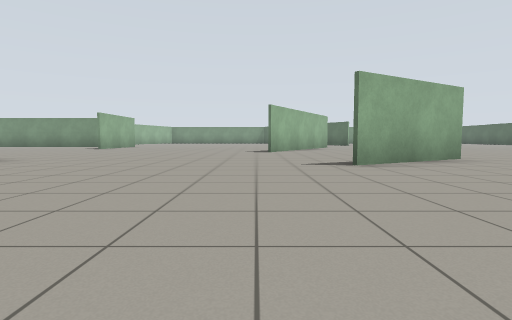
View 1 (above)

23 first-person views from a walk through a robot-simulator world made for Gazebo. The camera is 0.72 m above the floor, tilts 4° down and sees 80° across. The floor is counted in squares, 2 m on a side. Each view is taken from the middle of a square. On the plan, view 1 faces up. The plan holds only what a view shows up to about 9 squares ahead; the rest is blank.

View 2
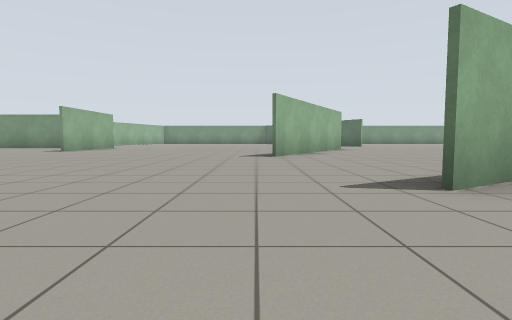

View 3
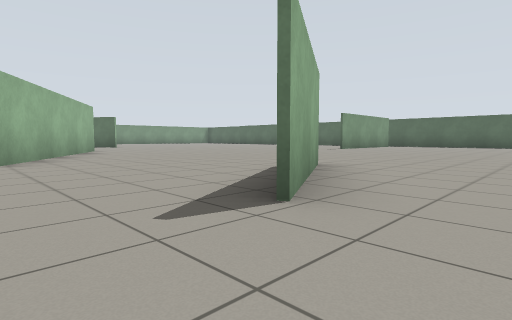

View 4
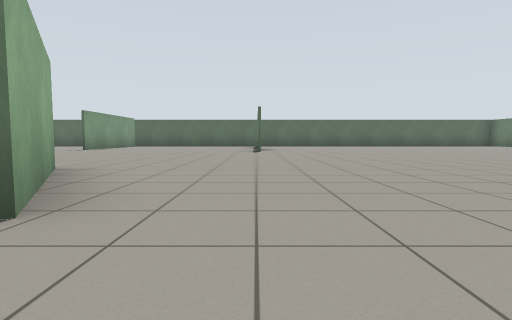

View 5
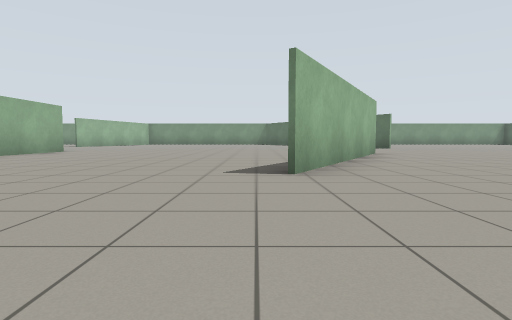

View 6
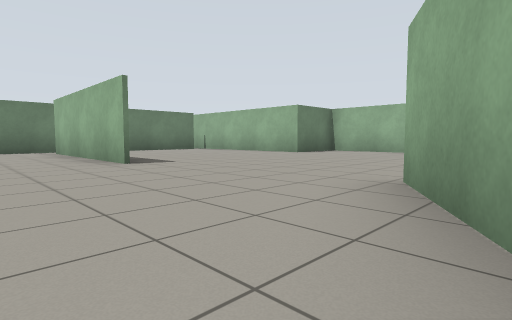

View 7
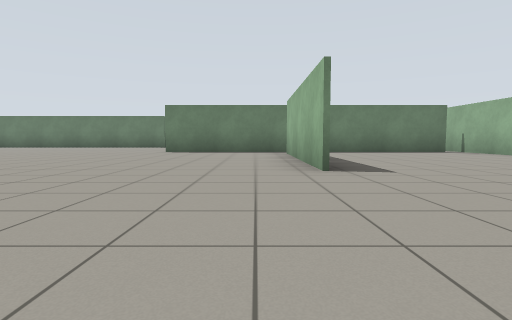

View 8
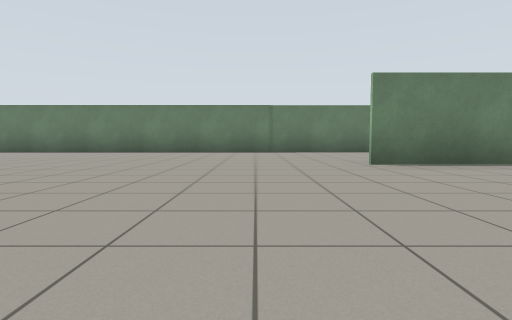

View 9
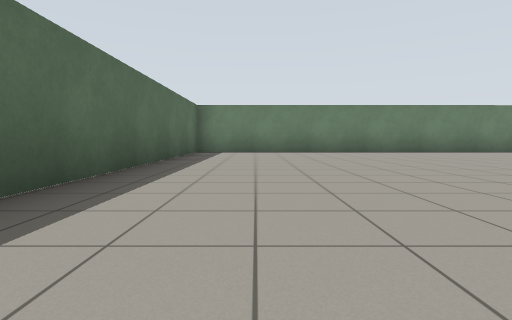

View 10
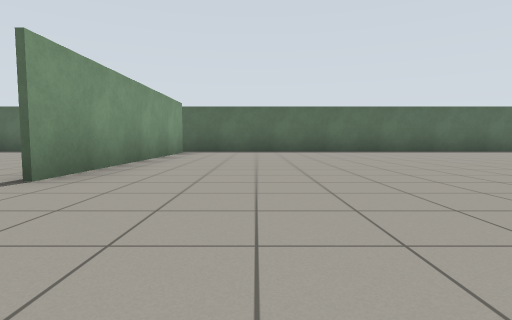

View 11
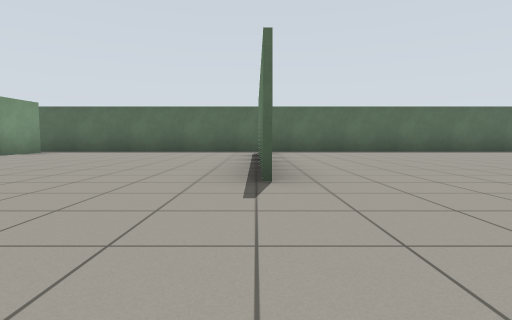

View 12
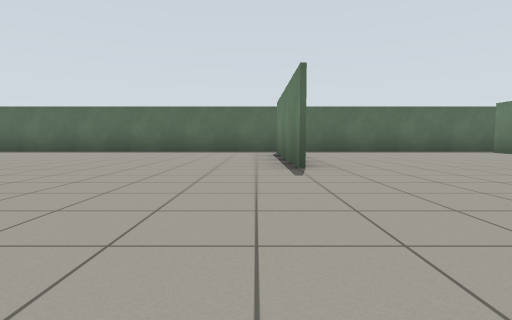

View 13
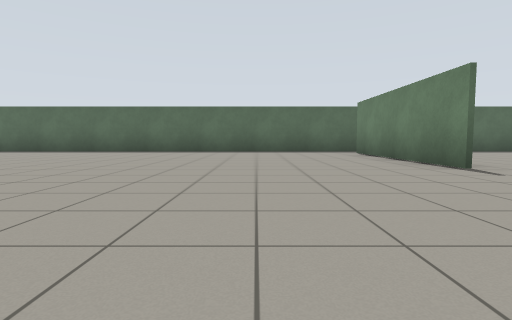

View 14
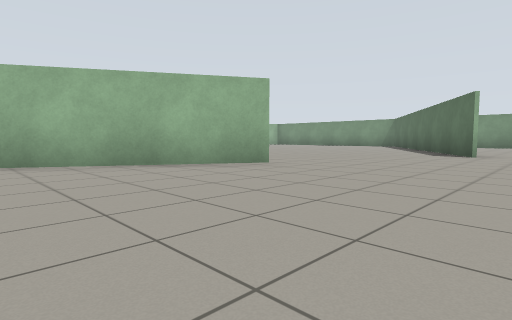

View 15
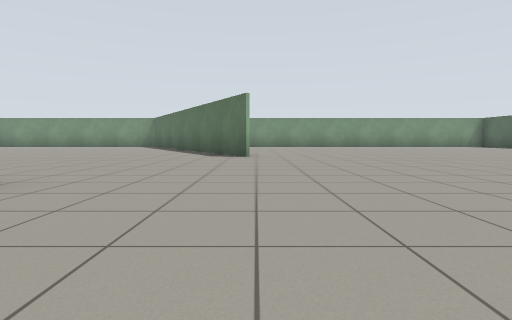

View 16
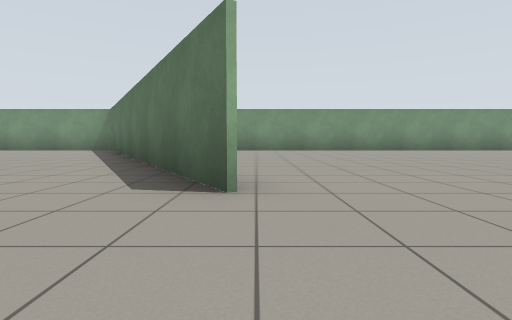

View 17
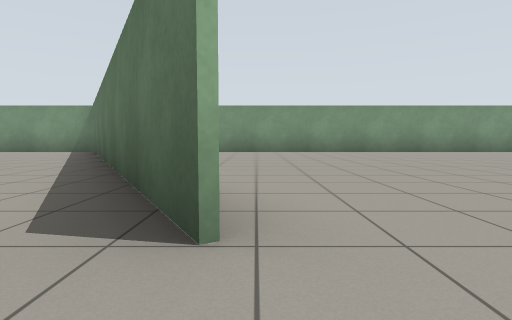

View 18
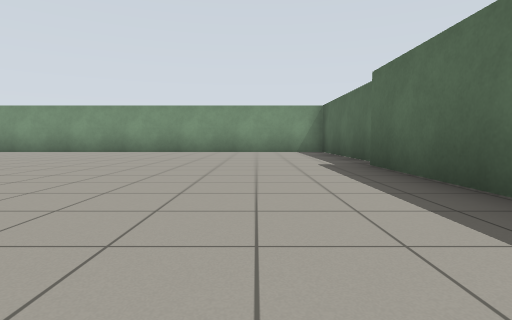

View 19
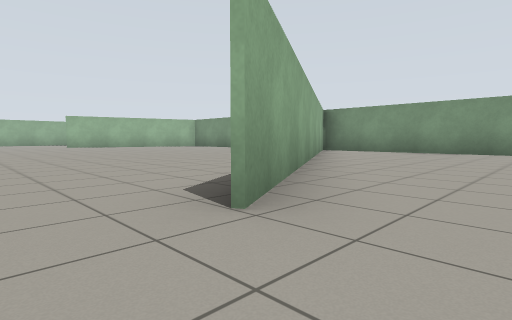

View 20
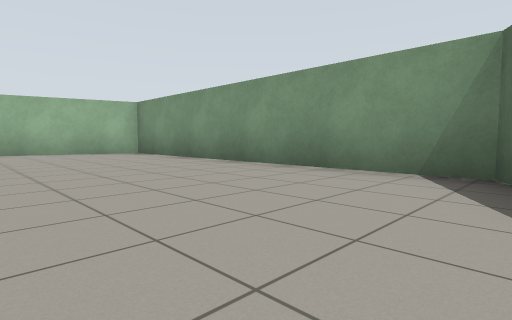

View 21
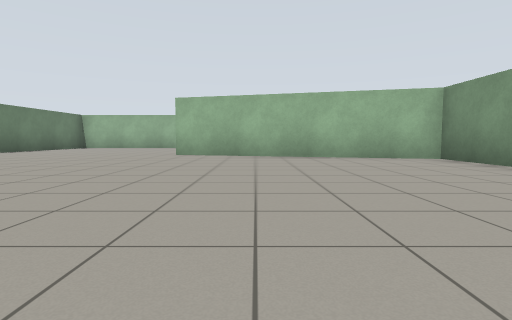

View 22
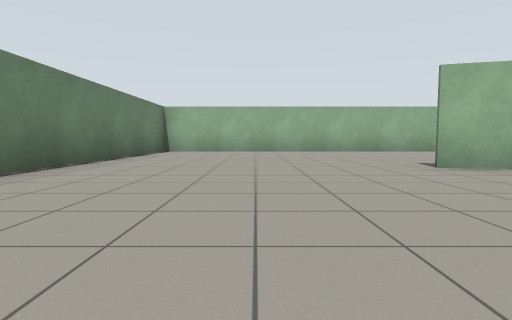

View 23
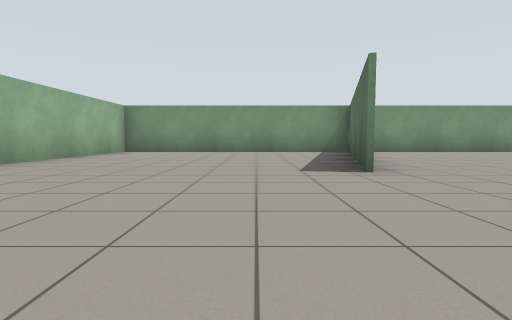

### Floor plan
Points are (right, up) in squares from view 1. A wall is a line through its corners. A room is listed if a view was taken in it or the views show most of it. See-through windows are left out.
Room 1 (views 1, 2, 3, 4, 5, 6, 7, 8, 9, 10, 11, 12, 13, 14, 15, 16, 17, 18, 19, 20, 21, 22, 23)
walls: (2.9, 12.4) (0.4, 8); (3.7, 5.4) (1.3, 4.1); (9.6, 8.5) (13.7, 8.5); (2.3, 0.6) (2.3, -3.5); (-5.3, 13.5) (-5.3, 10.4); (8.5, 2.9) (13.9, 2.9) (8.5, 2.9); (-4.2, 2.3) (-4.2, 0.4); (-3.9, 0.1) (-2.5, 0.1) (-2.5, -4.9); (13.7, 8.4) (12.4, 8.4); (-2.1, -4.2) (5.5, -4.2); (1, 22.8) (4.9, 15.9) (0.6, 23.3) (-12.6, 23.3) (-12.5, 13.4) (-7, 13.4); (-6.4, 23.4) (-7.8, 18.2) (-6.5, 23.3); (14.8, 19.7) (14.8, 23.3) (1.4, 23.3); (3.9, -8.2) (14.6, -8.2) (14.6, 19.3)

Where each view was taken, in squares from view 1:
view 1: 0 up, 0 right, facing up
view 2: 2 up, 0 right, facing up
view 3: 3 up, 0 right, facing up-right
view 4: 3 up, 0 right, facing right
view 5: 5 up, 0 right, facing up
view 6: 5 up, 4 right, facing down-left
view 7: 4 up, 3 right, facing down
view 8: 0 up, 7 right, facing down
view 9: 0 up, 13 right, facing down
view 10: 1 up, 6 right, facing right
view 11: 3 up, 6 right, facing right
view 12: 9 up, 6 right, facing right
view 13: 11 up, 6 right, facing right
view 14: 9 up, 6 right, facing up-left
view 15: 10 up, 5 right, facing up
view 16: 14 up, 5 right, facing up
view 17: 15 up, 5 right, facing up
view 18: 15 up, 13 right, facing up
view 19: 15 up, 6 right, facing up-left
view 20: 20 up, 1 right, facing up-left
view 21: 20 up, 1 left, facing left
view 22: 16 up, 4 left, facing left
view 23: 15 up, 9 left, facing up
